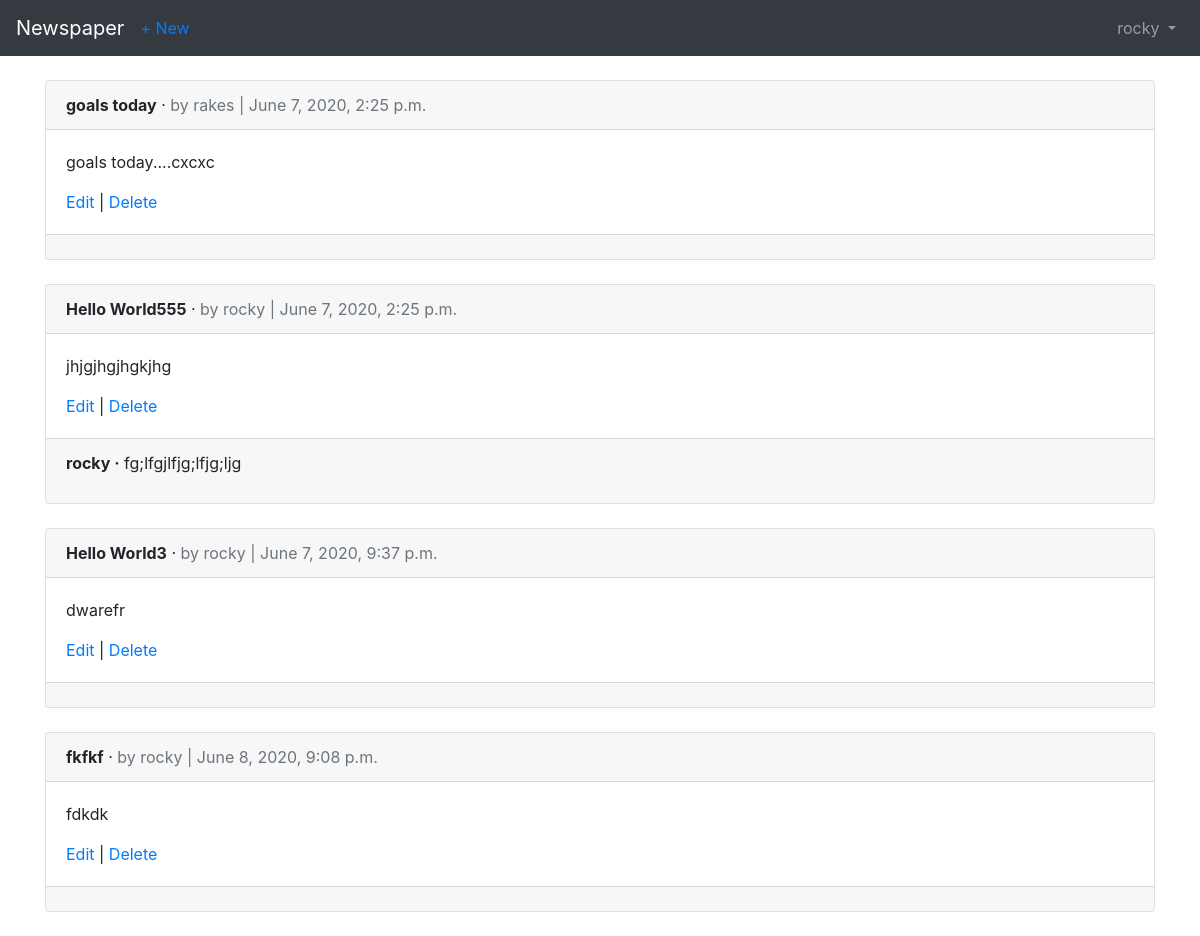
Page /articles/ (signed in) on the earlier database version.
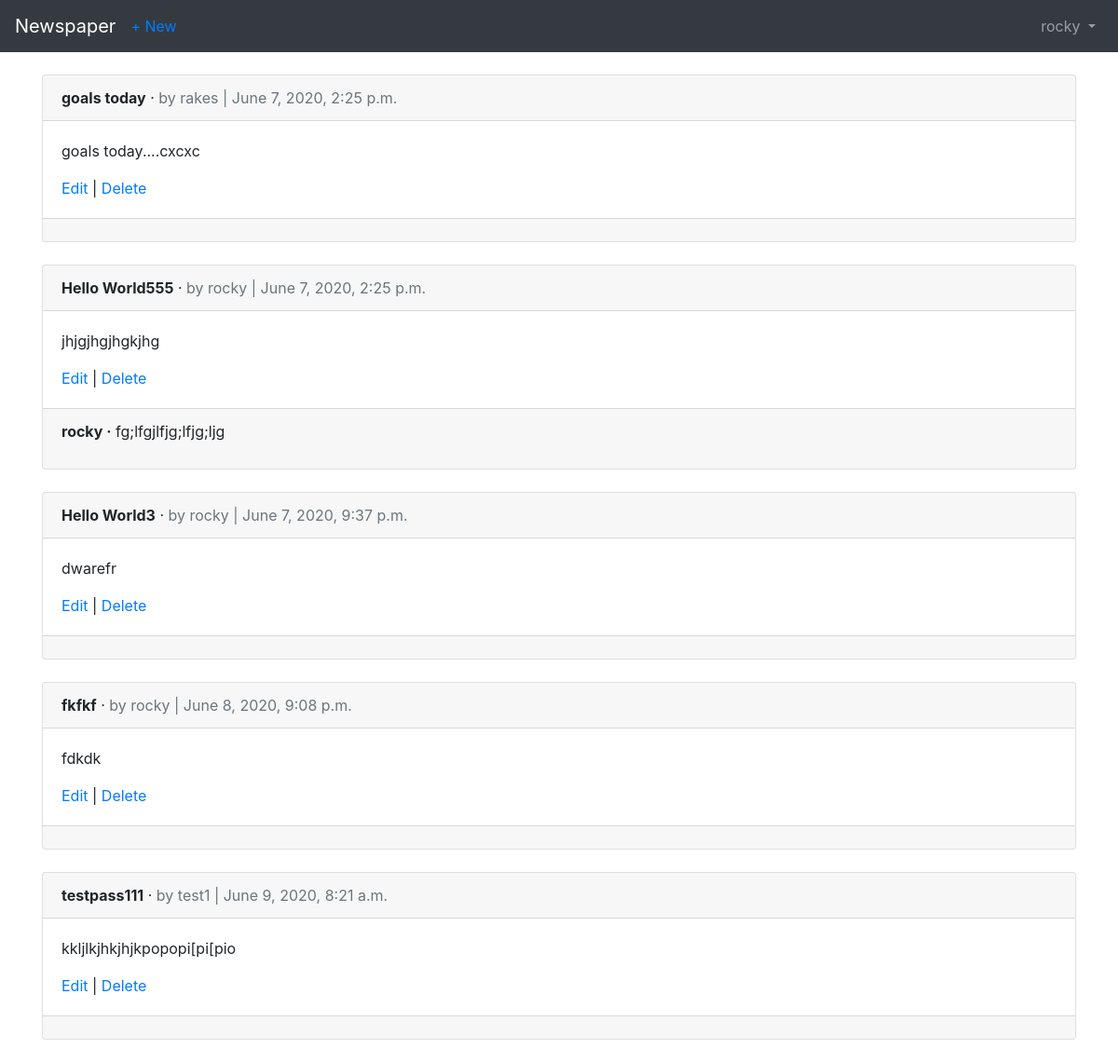
Same page on the later database version.
### articles/models.py (models this page shows, shortened)
class Article(models.Model):
    title = models.CharField(max_length=50)
    body = models.TextField()
    date = models.DateTimeField(auto_now_add=True)
    author = models.ForeignKey(
        get_user_model(),
        on_delete=models.CASCADE,
    )

class Comment(models.Model):
    article = models.ForeignKey(
        Article,
        on_delete=models.CASCADE ,
        related_name= 'comments'
        )
    comment = models.CharField(max_length=200)
    author = models.ForeignKey(
        get_user_model(),
        on_delete = models.CASCADE,
    )
    def __str__(self):
        return self.comment

### users/models.py (models this page shows)
class CustomUser(AbstractUser):
    age = models.PositiveIntegerField(null=True , blank=True)

### articles/views.py (the view)
# urls.py: path('' , ArticleListView.as_view() , name='article_list'),
class ArticleListView(LoginRequiredMixin, ListView):
    model = Article
    template_name = 'article_list.html'
    login_url ='login'

### templates/article_list.html (shortened to what this page needs)
{% extends 'base.html' %}
{% block content %}
{% for article in object_list %}
    <div class="card">
        <div class="card-header">
            <span class="font-weight-bold">{{ article.title }}</span> &middot;
            <span class="text-muted">by {{ article.author }} |
            {{ article.date }}</span>
        </div>
        <div class="card-body">
            <p>{{ article.body }}</p>
            <a href="{% url 'article_edit' article.pk %}">Edit</a> |
            <a href="{% url 'article_delete' article.pk %}">Delete</a>
        </div>
        <div class="card-footer">
            {% for comment in article.comments.all %}
                <p>
                    <span class="font-weight-bold">{{ comment.author }} &middot;</span>
                    {{ comment }}
                </p>
            {% endfor %}
        </div>
    </div>
    <br />
{% endfor %}
{% endblock content %}

Differences in the rows shown:
added Article: title "testpass111", author "test1", date "June 9, 2020, 8:21 a.m.", body "kkljlkjhkjhjkpopopi[pi[pio"
